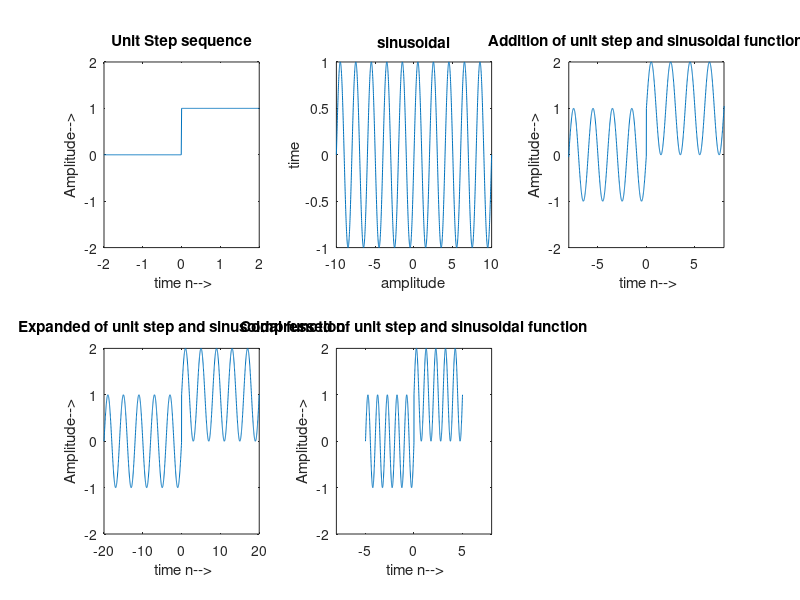

Source code (MATLAB):
clear all;
clc;
t=-10:.01:10;

for i=1:length(t)
    if t(i)<0
        y(i)=0;
    else if t(i)>=0
         y(i) = 1;
        end
    end
end

subplot(2,3,1);
plot(t,y);
axis([-2 2 -2 2]);
xlabel(' time n-->');
ylabel('Amplitude-->');
title('Unit Step sequence');



s=sin(pi*t);
subplot(2,3,2);
plot(t,s);
xlabel('amplitude');
ylabel('time');
title('sinusoidal');


for i=1:length(y)
    add(i) = y(i) + s(i);
end



subplot(2,3,3);
plot(t,add);
axis([-8 8 -2 2]);
xlabel(' time n-->');
ylabel('Amplitude-->');
title('Addition of unit step and sinusoidal function');

subplot(2,3,4);
plot(2*t,add);
axis([-20 20 -2 2]);
xlabel(' time n-->');
ylabel('Amplitude-->');
title('Expanded of unit step and sinusoidal function');

subplot(2,3,5);
plot(t/2,add);
axis([-8 8 -2 2]);
xlabel(' time n-->');
ylabel('Amplitude-->');
title('Compressed of unit step and sinusoidal function');
